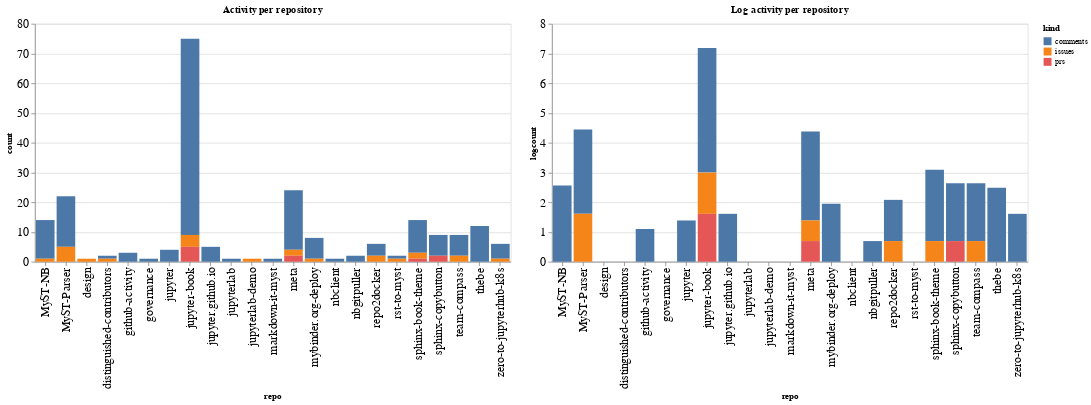

Source (notebook cell):
### Code cell
ch1 = alt.Chart(repo_summaries, width=600, title="Activity per repository").mark_bar().encode(
    x='repo',
    y='count',
    color='kind',
    tooltip="kind"
)

ch2 = alt.Chart(repo_summaries, width=600, title="Log activity per repository").mark_bar().encode(
    x='repo',
    y='logcount',
    color='kind',
    tooltip="kind"
)

ch1 | ch2

### Figure 1 — Vega-Lite specification as saved in the notebook (floating-point values rounded to 4 significant figures)
{"config": {"axisLeft": {"labelFontSize": 15}, "axisBottom": {"labelFontSize": 15}}, "hconcat": [{"mark": "bar", "encoding": {"color": {"type": "nominal", "field": "kind"}, "tooltip": {"type": "nominal", "field": "kind"}, "x": {"type": "nominal", "field": "repo"}, "y": {"type": "quantitative", "field": "count"}}, "title": "Activity per repository", "width": 600}, {"mark": "bar", "encoding": {"color": {"type": "nominal", "field": "kind"}, "tooltip": {"type": "nominal", "field": "kind"}, "x": {"type": "nominal", "field": "repo"}, "y": {"type": "quantitative", "field": "logcount"}}, "title": "Log activity per repository", "width": 600}], "data": {"name": "data-b31d220b9a611df0d08ec6f1383cfc52"}, "$schema": "https://vega.github.io/schema/vega-lite/v4.8.1.json", "datasets": {"data-b31d220b9a611df0d08ec6f1383cfc52": [{"repo": "MyST-NB", "kind": "comments", "count": 13, "logcount": 2.565}, {"repo": "MyST-NB", "kind": "issues", "count": 1, "logcount": 0.0}, {"repo": "MyST-Parser", "kind": "comments", "count": 17, "logcount": 2.833}, {"repo": "MyST-Parser", "kind": "issues", "count": 5, "logcount": 1.609}, {"repo": "design", "kind": "issues", "count": 1, "logcount": 0.0}, {"repo": "distinguished-contributors", "kind": "comments", "count": 1, "logcount": 0.0}, {"repo": "distinguished-contributors", "kind": "issues", "count": 1, "logcount": 0.0}, {"repo": "github-activity", "kind": "comments", "count": 3, "logcount": 1.099}, {"repo": "governance", "kind": "comments", "count": 1, "logcount": 0.0}, {"repo": "jupyter", "kind": "comments", "count": 4, "logcount": 1.386}, {"repo": "jupyter-book", "kind": "comments", "count": 66, "logcount": 4.19}, {"repo": "jupyter-book", "kind": "issues", "count": 4, "logcount": 1.386}, {"repo": "jupyter-book", "kind": "prs", "count": 5, "logcount": 1.609}, {"repo": "jupyter.github.io", "kind": "comments", "count": 5, "logcount": 1.609}, {"repo": "jupyterlab", "kind": "comments", "count": 1, "logcount": 0.0}, {"repo": "jupyterlab-demo", "kind": "issues", "count": 1, "logcount": 0.0}, {"repo": "markdown-it-myst", "kind": "comments", "count": 1, "logcount": 0.0}, {"repo": "meta", "kind": "comments", "count": 20, "logcount": 2.996}, {"repo": "meta", "kind": "issues", "count": 2, "logcount": 0.6931}, {"repo": "meta", "kind": "prs", "count": 2, "logcount": 0.6931}, {"repo": "mybinder.org-deploy", "kind": "comments", "count": 7, "logcount": 1.946}, {"repo": "mybinder.org-deploy", "kind": "issues", "count": 1, "logcount": 0.0}, {"repo": "nbclient", "kind": "comments", "count": 1, "logcount": 0.0}, {"repo": "nbgitpuller", "kind": "comments", "count": 2, "logcount": 0.6931}, {"repo": "repo2docker", "kind": "comments", "count": 4, "logcount": 1.386}, {"repo": "repo2docker", "kind": "issues", "count": 2, "logcount": 0.6931}, {"repo": "rst-to-myst", "kind": "comments", "count": 1, "logcount": 0.0}, {"repo": "rst-to-myst", "kind": "issues", "count": 1, "logcount": 0.0}, {"repo": "sphinx-book-theme", "kind": "comments", "count": 11, "logcount": 2.398}, {"repo": "sphinx-book-theme", "kind": "issues", "count": 2, "logcount": 0.6931}, {"repo": "sphinx-book-theme", "kind": "prs", "count": 1, "logcount": 0.0}, {"repo": "sphinx-copybutton", "kind": "comments", "count": 7, "logcount": 1.946}, {"repo": "sphinx-copybutton", "kind": "prs", "count": 2, "logcount": 0.6931}, {"repo": "team-compass", "kind": "comments", "count": 7, "logcount": 1.946}, {"repo": "team-compass", "kind": "issues", "count": 2, "logcount": 0.6931}, {"repo": "thebe", "kind": "comments", "count": 12, "logcount": 2.485}, {"repo": "zero-to-jupyterhub-k8s", "kind": "comments", "count": 5, "logcount": 1.609}, {"repo": "zero-to-jupyterhub-k8s", "kind": "issues", "count": 1, "logcount": 0.0}]}}
